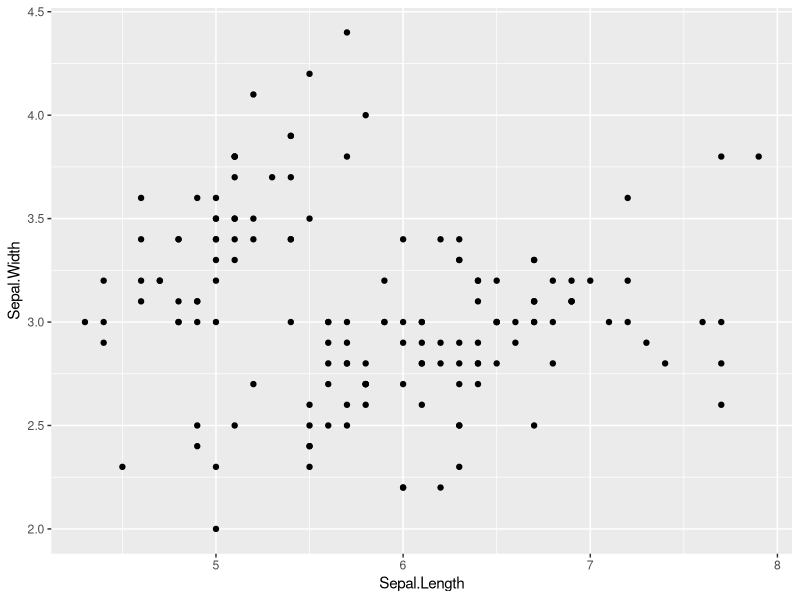
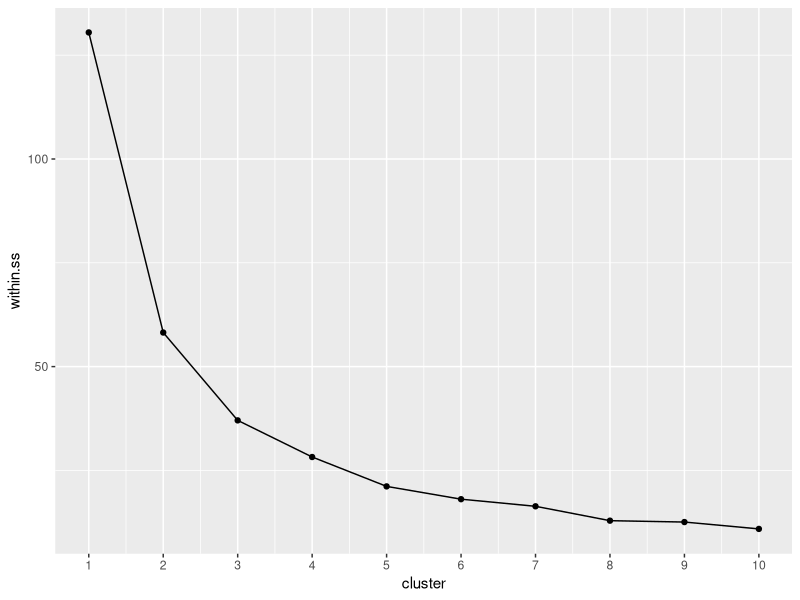
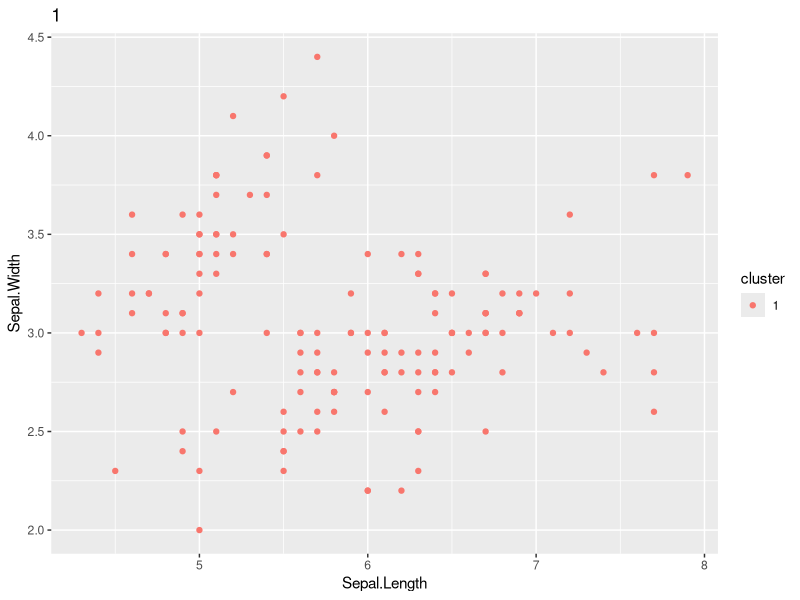
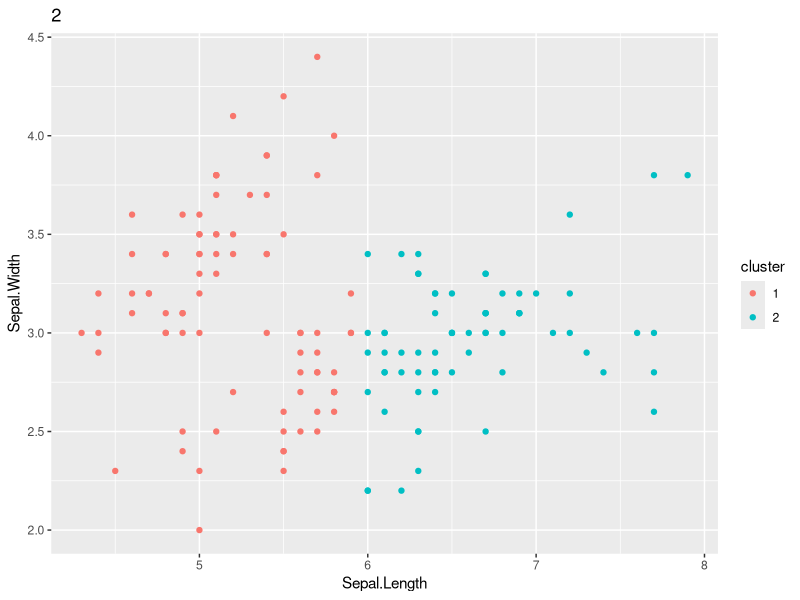
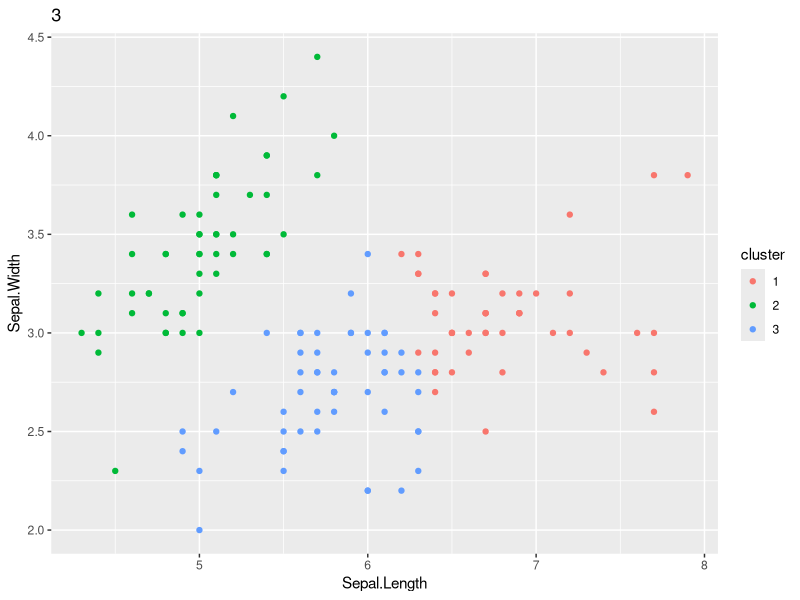
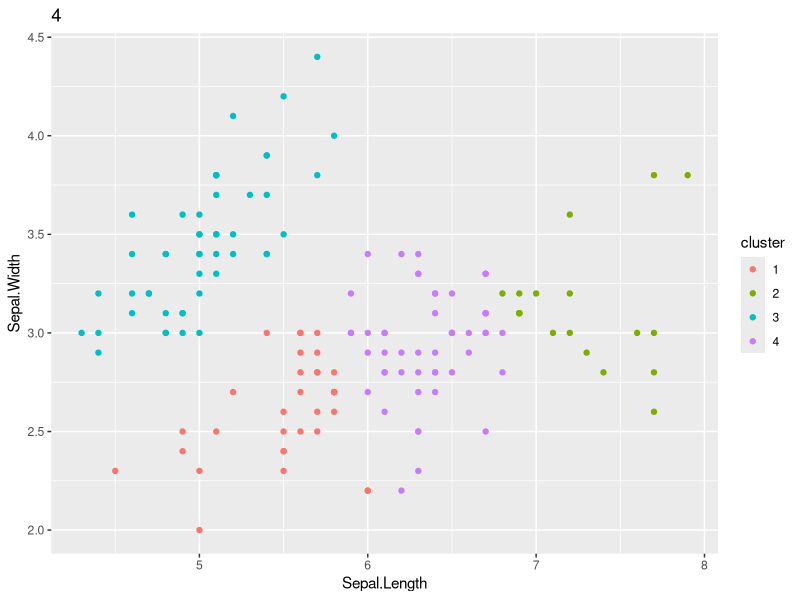
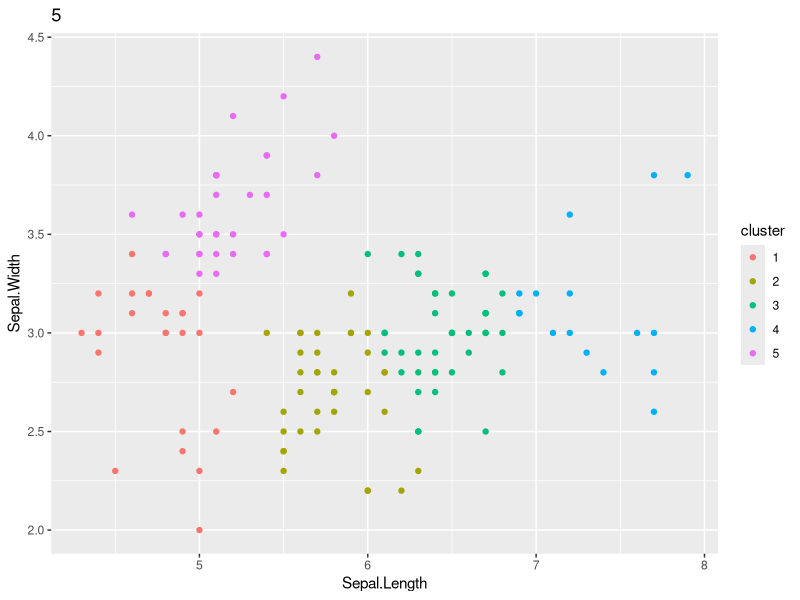
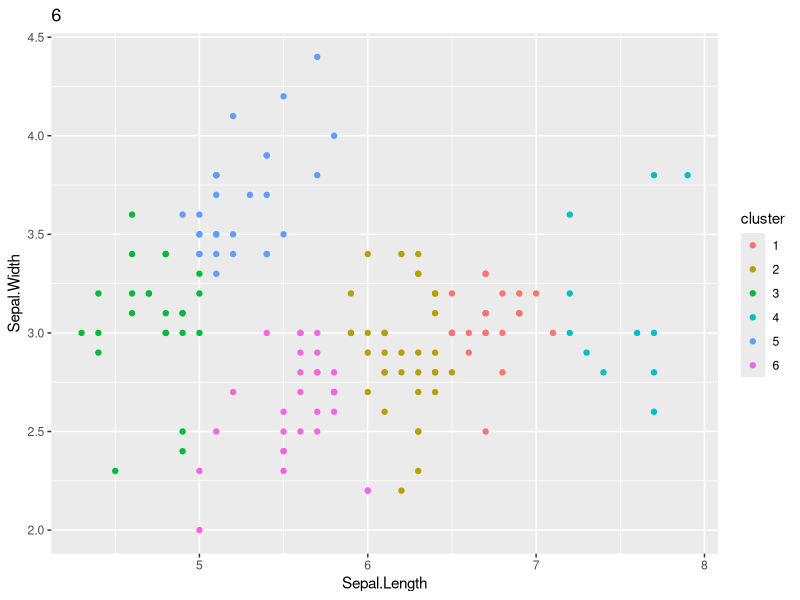

Here is the R script that generated these plots, in order:
# You may need to install.packages('plyr')
# Check out plyr here: http://plyr.had.co.nz/09-user/
library(ggplot2)
library(plyr)
set.seed(1234)

data(iris)
summary(iris)

ggplot(iris, aes(Sepal.Length, Sepal.Width)) + geom_point()
res.kmeans <- lapply(1:10, function(i) {
    kmeans(iris[,c("Sepal.Length","Sepal.Width")], centers = i)
})

lapply(res.kmeans, function(x) x$withinss)
res.within.ss <- sapply(res.kmeans, function(x) sum(x$withinss))

ggplot(data.frame(cluster = 1:10, within.ss = res.within.ss), aes(cluster, within.ss)) +
  geom_point() + geom_line() +
  scale_x_continuous(breaks = 0:10)

cluster.colors <- lapply(res.kmeans, function(x) x$cluster)
l_ply(cluster.colors, function(colors) {
  plot.dat <- cbind(iris, cluster = factor(colors))

  gg.obj <- ggplot(plot.dat, aes(Sepal.Length, Sepal.Width, color = cluster)) +
    geom_point() + labs(title = paste(nlevels(factor(colors))))

  print(gg.obj)
})

# Compare our kmeans to the actual:
gg.pdf <- ggplot(iris, aes(Sepal.Length, Sepal.Width, color = Species)) + geom_point()
ggsave(gg.pdf, file="iris_original.pdf", scale=1)

res.kmeans <- lapply(3, function(i) {
  kmeans(iris[,c("Sepal.Length","Sepal.Width")], centers = i)
})

cluster.colors <- lapply(res.kmeans, function(x) x$cluster)
l_ply(cluster.colors, function(colors) {
  plot.dat <- cbind(iris, cluster = factor(colors))

  gg.obj <- ggplot(plot.dat, aes(Sepal.Length, Sepal.Width, color = cluster)) +
    geom_point() + labs(title = paste(nlevels(factor(colors))))

  print(gg.obj)
})